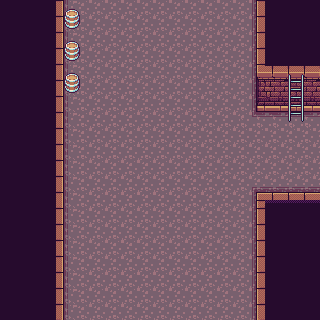

A level layout from a 2D game, rendered from its tile map. Below: a short description, then the map file with its tile-grid data intact:
An orthogonal 20x20 tile map with 16x16 px tiles, 4 tile layers (Floor, Wall, Props, Torches).

<map version="1.10" tiledversion="1.10.2" orientation="orthogonal" renderorder="right-down" width="20" height="20" tilewidth="16" tileheight="16" infinite="0" nextlayerid="7" nextobjectid="1">
 <tileset firstgid="1" source="../ts_dungeon.tsx" />
 <layer id="1" name="Floor" width="20" height="20">
  <data encoding="csv">
79,79,79,79,48,49,49,49,49,49,49,49,49,49,49,50,79,79,79,79,
79,79,79,79,48,49,49,49,49,49,49,49,49,49,49,50,79,79,79,79,
79,79,79,79,48,49,49,49,49,49,49,49,49,49,49,50,79,79,79,79,
79,79,79,79,48,49,49,49,49,49,49,49,49,49,49,50,79,79,79,79,
79,79,79,79,48,49,49,49,49,49,49,49,49,49,49,50,79,79,79,79,
79,79,79,79,48,49,49,49,49,49,49,49,49,49,49,50,79,79,79,79,
79,79,79,79,48,49,49,49,49,49,49,49,49,49,49,50,79,79,79,79,
79,79,79,79,48,49,49,49,49,49,49,49,49,49,49,46,17,17,17,17,
79,79,79,79,48,49,49,49,49,49,49,49,49,49,49,49,49,49,49,49,
79,79,79,79,48,49,49,49,49,49,49,49,49,49,49,49,49,49,49,49,
79,79,79,79,48,49,49,49,49,49,49,49,49,49,49,49,49,49,49,49,
79,79,79,79,48,49,49,49,49,49,49,49,49,49,49,14,81,81,81,81,
79,79,79,79,48,49,49,49,49,49,49,49,49,49,49,50,79,79,79,79,
79,79,79,79,48,49,49,49,49,49,49,49,49,49,49,50,79,79,79,79,
79,79,79,79,48,49,49,49,49,49,49,49,49,49,49,50,79,79,79,79,
79,79,79,79,48,49,49,49,49,49,49,49,49,49,49,50,79,79,79,79,
79,79,79,79,48,49,49,49,49,49,49,49,49,49,49,50,79,79,79,79,
79,79,79,79,48,49,49,49,49,49,49,49,49,49,49,50,79,79,79,79,
79,79,79,79,48,49,49,49,49,49,49,49,49,49,49,50,79,79,79,79,
79,79,79,79,48,49,49,49,49,49,49,49,49,49,49,50,79,79,79,79
</data>
 </layer>
 <layer id="3" name="Wall" width="20" height="20">
  <data encoding="csv">
34,34,34,35,0,0,0,0,0,0,0,0,0,0,0,0,33,34,34,34,
34,34,34,35,0,0,0,0,0,0,0,0,0,0,0,0,33,34,34,34,
34,34,34,35,0,0,0,0,0,0,0,0,0,0,0,0,33,34,34,34,
34,34,34,35,0,0,0,0,0,0,0,0,0,0,0,0,33,34,34,34,
34,34,34,35,0,0,0,0,0,0,0,0,0,0,0,0,65,66,66,66,
34,34,34,35,0,0,0,0,0,0,0,0,0,0,0,0,97,98,98,98,
34,34,34,35,0,0,0,0,0,0,0,0,0,0,0,0,129,130,130,130,
34,34,34,35,0,0,0,0,0,0,0,0,0,0,0,0,0,0,0,0,
34,34,34,35,0,0,0,0,0,0,0,0,0,0,0,0,0,0,0,0,
34,34,34,35,0,0,0,0,0,0,0,0,0,0,0,0,0,0,0,0,
34,34,34,35,0,0,0,0,0,0,0,0,0,0,0,0,0,0,0,0,
34,34,34,35,0,0,0,0,0,0,0,0,0,0,0,0,0,0,0,0,
34,34,34,35,0,0,0,0,0,0,0,0,0,0,0,0,1,2,2,2,
34,34,34,35,0,0,0,0,0,0,0,0,0,0,0,0,33,34,34,34,
34,34,34,35,0,0,0,0,0,0,0,0,0,0,0,0,33,34,34,34,
34,34,34,35,0,0,0,0,0,0,0,0,0,0,0,0,33,34,34,34,
34,34,34,35,0,0,0,0,0,0,0,0,0,0,0,0,33,34,34,34,
34,34,34,35,0,0,0,0,0,0,0,0,0,0,0,0,33,34,34,34,
34,34,34,35,0,0,0,0,0,0,0,0,0,0,0,0,33,34,34,34,
34,34,34,35,0,0,0,0,0,0,0,0,0,0,0,0,33,34,34,34
</data>
 </layer>
 <layer id="5" name="Props" width="20" height="20">
  <data encoding="csv">
0,0,0,0,981,0,0,0,0,0,0,0,0,0,0,0,0,0,0,0,
0,0,0,0,1013,0,0,0,0,0,0,0,0,0,0,0,0,0,0,0,
0,0,0,0,981,0,0,0,0,0,0,0,0,0,0,0,0,0,0,0,
0,0,0,0,1013,0,0,0,0,0,0,0,0,0,0,0,0,0,0,0,
0,0,0,0,981,0,0,0,0,0,0,0,0,0,0,0,0,0,657,0,
0,0,0,0,1013,0,0,0,0,0,0,0,0,0,0,0,0,0,689,0,
0,0,0,0,0,0,0,0,0,0,0,0,0,0,0,0,0,0,689,0,
0,0,0,0,0,0,0,0,0,0,0,0,0,0,0,0,0,0,721,0,
0,0,0,0,0,0,0,0,0,0,0,0,0,0,0,0,0,0,0,0,
0,0,0,0,0,0,0,0,0,0,0,0,0,0,0,0,0,0,0,0,
0,0,0,0,0,0,0,0,0,0,0,0,0,0,0,0,0,0,0,0,
0,0,0,0,0,0,0,0,0,0,0,0,0,0,0,0,0,0,0,0,
0,0,0,0,0,0,0,0,0,0,0,0,0,0,0,0,0,0,0,0,
0,0,0,0,0,0,0,0,0,0,0,0,0,0,0,0,0,0,0,0,
0,0,0,0,0,0,0,0,0,0,0,0,0,0,0,0,0,0,0,0,
0,0,0,0,0,0,0,0,0,0,0,0,0,0,0,0,0,0,0,0,
0,0,0,0,0,0,0,0,0,0,0,0,0,0,0,0,0,0,0,0,
0,0,0,0,0,0,0,0,0,0,0,0,0,0,0,0,0,0,0,0,
0,0,0,0,0,0,0,0,0,0,0,0,0,0,0,0,0,0,0,0,
0,0,0,0,0,0,0,0,0,0,0,0,0,0,0,0,0,0,0,0
</data>
 </layer>
 <objectgroup id="6" name="Warstwa Obiektu 1" />
 <layer id="4" name="Torches" width="20" height="20">
  <data encoding="csv">
0,0,0,0,0,0,0,0,0,0,0,0,0,0,0,0,0,0,0,0,
0,0,0,0,0,0,0,0,0,0,0,0,0,0,0,0,0,0,0,0,
0,0,0,0,0,0,0,0,0,0,0,0,0,0,0,0,0,0,0,0,
0,0,0,0,0,0,0,0,0,0,0,0,0,0,0,0,0,0,0,0,
0,0,0,0,0,0,0,0,0,0,0,0,0,0,0,0,0,0,0,0,
0,0,0,0,0,0,0,0,0,0,0,0,0,0,0,0,0,0,0,0,
0,0,0,0,0,0,0,0,0,0,0,0,0,0,0,0,0,0,0,0,
0,0,0,0,0,0,0,0,0,0,0,0,0,0,0,0,0,0,0,0,
0,0,0,0,0,0,0,0,0,0,0,0,0,0,0,0,0,0,0,0,
0,0,0,0,0,0,0,0,0,0,0,0,0,0,0,0,0,0,0,0,
0,0,0,0,0,0,0,0,0,0,0,0,0,0,0,0,0,0,0,0,
0,0,0,0,0,0,0,0,0,0,0,0,0,0,0,0,0,0,0,0,
0,0,0,0,0,0,0,0,0,0,0,0,0,0,0,0,0,0,0,0,
0,0,0,0,0,0,0,0,0,0,0,0,0,0,0,0,0,0,0,0,
0,0,0,0,0,0,0,0,0,0,0,0,0,0,0,0,0,0,0,0,
0,0,0,0,0,0,0,0,0,0,0,0,0,0,0,0,0,0,0,0,
0,0,0,0,0,0,0,0,0,0,0,0,0,0,0,0,0,0,0,0,
0,0,0,0,0,0,0,0,0,0,0,0,0,0,0,0,0,0,0,0,
0,0,0,0,0,0,0,0,0,0,0,0,0,0,0,0,0,0,0,0,
0,0,0,0,0,0,0,0,0,0,0,0,0,0,0,0,0,0,0,0
</data>
 </layer>
</map>
